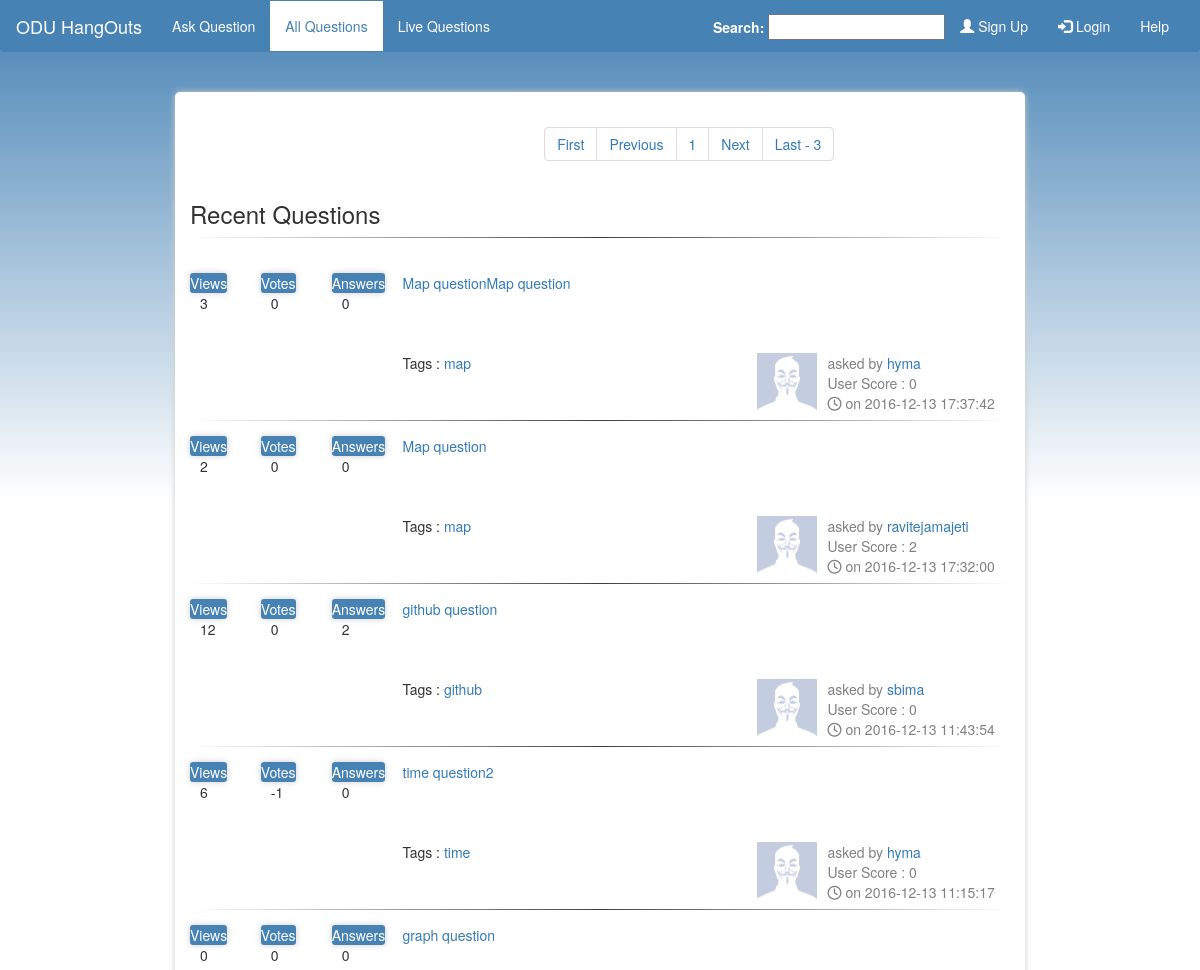
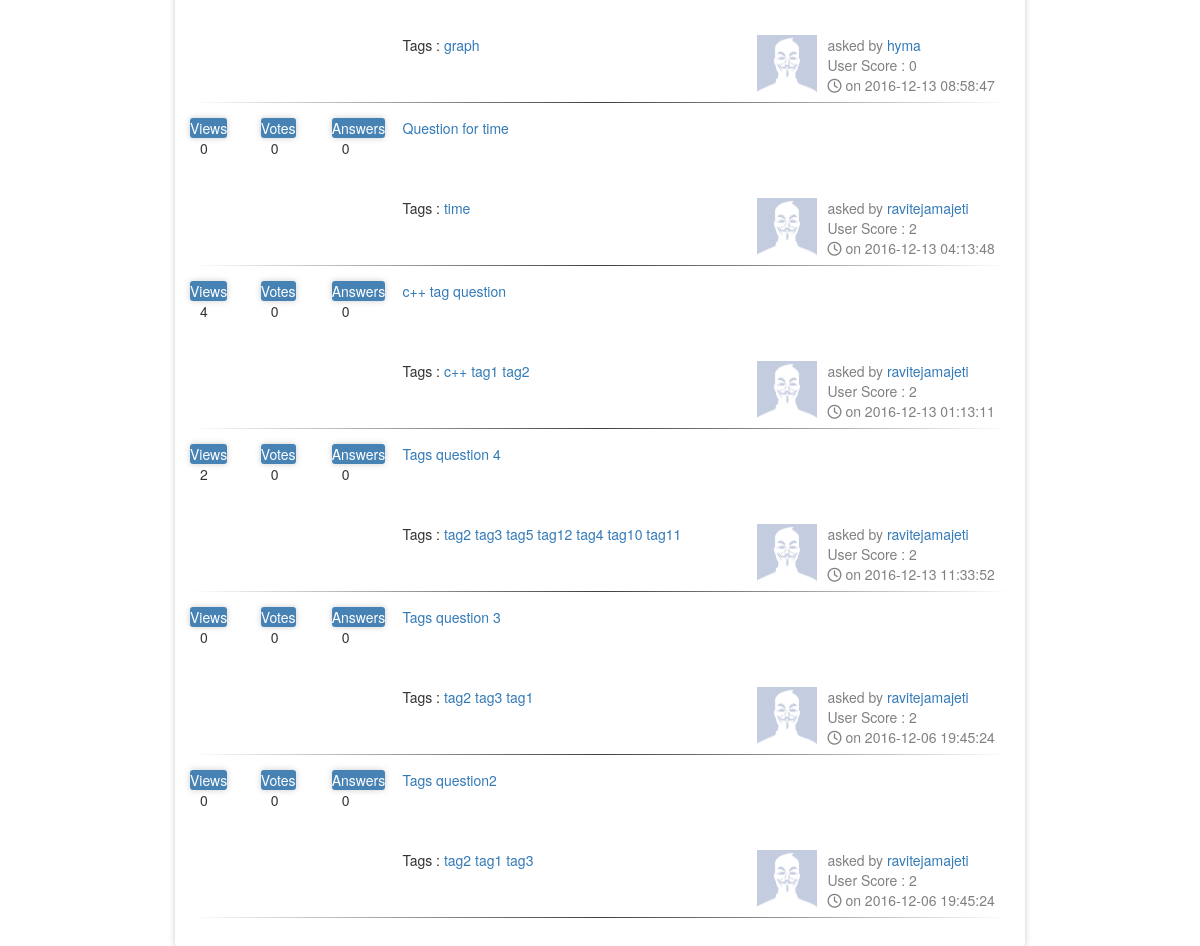
The page /allquestions.php?page=1 on the database its author committed (2 pictures, top to bottom).
### tables this page shows
CREATE TABLE `questions` (
  `qid` int(20) NOT NULL,
  `qnd_user` varchar(20) NOT NULL,
  `question_title` text NOT NULL,
  `question` longtext NOT NULL,
  `views` int(11) DEFAULT NULL,
  `q_created` timestamp NOT NULL DEFAULT CURRENT_TIMESTAMP,
  `votes` int(11) NOT NULL DEFAULT '0',
  `freeze` tinyint(1) NOT NULL DEFAULT '0',
  `tags` varchar(100) NOT NULL
);

CREATE TABLE `users` (
  `uid` int(20) NOT NULL,
  `user_name` varchar(20) NOT NULL,
  `password` varchar(100) NOT NULL,
  `role` char(1) NOT NULL DEFAULT 'e',
  `score` int(11) NOT NULL DEFAULT '0',
  `email` varchar(50) NOT NULL,
  `grav_override` int(5) NOT NULL,
  `pic_name` varchar(25) NOT NULL,
  `country` varchar(55) NOT NULL,
  `git_user` int(11) DEFAULT '0'
);

### allquestions.php (the view, shortened to what this page needs)
<html>
    <head>
        <?php include 'header.php' ?>
    </head>
    <body>
        <?php include 'config.php'; include 'db_connect.php'; include 'navbar.php'; ?>
        <div class="container">
            <?php
                $per_page = 10;
                $query = "SELECT count(*) from questions";
                $result = mysqli_query($link, $query);
                $row = mysqli_fetch_array($result);
                $pages = ceil($row[0]/$per_page);
            ?>
            <div class="row">
                <div class="col-sm-5"></div>
                <div class="col-sm-7">
                    <ul class="pagination">
                    <li><a href="?page=1">First</a></li>
                    <?php if($_GET['page'] > 1) { ?>
                      <li><a href="?page=<?php $inc_page = $_GET['page'] - 1; echo $inc_page ?>">Previous</a></li>
                        <?php } else { ?>
                      <li><a href="#">Previous</a></li>
                        <?php }?>
                      <li><a href="?page=<?php echo $_GET['page']; ?>"><?php echo $_GET['page']; ?></a></li>
                        <?php if($_GET['page'] < $pages) { ?>
                      <li><a href="?page=<?php $inc_page = $_GET['page'] + 1; echo $inc_page ?>">Next</a></li>
                        <?php } else { ?>
                      <li><a href="#">Next</a></li>
                        <?php }?>
                        <li><a href="?page=<?php echo $pages; ?>">Last - <?php echo $pages; ?></a></li>
                    </ul>
                </div>
            </div>
            <h3>Recent Questions</h3>
            <hr>
            <br>
            <?php
                if(!isset($_GET['page'])) {
                    header("location: allquestions.php?page=1");
                }
                else {
                    $page = $_GET['page'];
                }
                $start = ($page - 1) * $per_page;
                $query = "SELECT * from questions order by qid desc limit $start, $per_page";
                if($result = mysqli_query($link, $query)) {
                    while($row = mysqli_fetch_array($result)) {
                        $query1 = "SELECT * from users where user_name = '".$row['qnd_user']."'";
                        $result1 = mysqli_query($link, $query1);
                        $row1 = mysqli_fetch_array($result1);
                        if($row1['git_user'] == 0) {
                        if($row1['grav_override'] == 1) {
                            $img_src = "uploads/".$row1['pic_name'];
                        }}
                        else {
                            $img_src = 'https://github.com/'.$row1['user_name'].'.png';
                        }
                        $query_answers = "SELECT count(*) from answers where qid = '".$row['qid']."'";
                        $result_answers = mysqli_query($link, $query_answers);
                        $row_answers = mysqli_fetch_array($result_answers);
                    ?>
                        <div class='row'>
                        <div class ='col-md-1'>
                        <span style="background-color: #4682B4; color:white; text-align: center;  border-radius: 3px; box-shadow: 0 0 6px #ccc;">Views</span><br>
                        <span style="position:relative; left:10px;"> <?php echo $row['views']; ?></span>
                        </div>
                        <div class ='col-md-1'>
                        <span style="background-color: #4682B4; color:white; text-align: center;  border-radius: 3px; box-shadow: 0 0 6px #ccc;">Votes</span><br>
                        <span style="position:relative; left:10px;"> <?php echo $row['votes']; ?></span>
                        </div>
                        <div class ='col-md-1'>
                        <span style="background-color: #4682B4; color:white; text-align: center;  border-radius: 3px; box-shadow: 0 0 6px #ccc;">Answers</span><br>
                        <span style="position:relative; left:10px;"> <?php echo $row_answers[0]; ?></span>
                        </div>
                        <a href="display_question.php?qid=<?php echo $row['qid']; ?> "rel="tooltip" data-html="true" title = "" onmouseover="answer_tooltip(this.id)" class = "question_hyperlink col-md-9 red-tooltip" id = "<?php echo $row['qid']; ?>" > <?php echo htmlentities($row['question_title']); ?></a>
                        </div>
                        <br><br>
                        <div class='row'>
                            <div class='col-sm-3'></div>
                        <div class='col-sm-5'>Tags : <?php
                            $pieces = explode(" ", $row['tags']);
                            foreach($pieces as $v){ ?>
                            <a href='tags.php?tag=<?php echo $v ?>'> <?php echo $v." "; ?> </a>
                            <?php }
                        ?></div>
                        <div class='col-sm-1'><img width='60' height='60' src='<?php echo $img_src; ?>' onerror= 'this.src="./uploads/defaultIcon.png";' /> </div>
                            <div class='col-sm-3'><span class='asked_by'>asked by </span><a href='profile.php?uname=<?php echo htmlentities($row['qnd_user']) ?>'> <?php echo htmlentities($row['qnd_user']) ?> </a><br><span class='asked_by'>User Score : <?php echo $row1['score']; ?></span ><br><span class='asked_by'><i class='fa fa-clock-o' aria-hidden='true'></i> on <?php echo htmlentities($row['q_created']) ?></span></div>
                        </div>
                        <hr>
                    <?php }
                }
            ?>
        </div>
    </body>
</html>

### style.css (style rules this page uses)
body { background:url(bg.jpg),repeating-linear-gradient(steelblue,white); background-size: 6000px 10px,6000px 500px; background-repeat: no-repeat,no-repeat; }
.container { position: relative; top: 20px; border-radius: 5px; box-shadow: 0 0 6px #ccc; padding: 15px 15px 15px 15px; width: 850px; background-color: white; }
hr { margin-top: 0.5em; margin-bottom: 15px; margin-left: auto; margin-right: auto; border: 0; height: 1px; background-image: linear-gradient(to right, rgba(0, 0, 0, 0), rgba(0, 0, 0, 0.75), rgba(0, 0, 0, 0)); }
.asked_by { color: grey; }

### rows shown on the page
questions: views "3", votes "0", row_answers "0", question_title "Map questionMap question", tags "map", qnd_user "hyma", users.score "0", q_created "2016-12-13 17:37:42"
questions: views "2", votes "0", row_answers "0", question_title "Map question", tags "map", qnd_user "ravitejamajeti", users.score "2", q_created "2016-12-13 17:32:00"
questions: views "12", votes "0", row_answers "2", question_title "github question", tags "github", qnd_user "sbima", users.score "0", q_created "2016-12-13 11:43:54"
questions: views "6", votes "-1", row_answers "0", question_title "time question2", tags "time", qnd_user "hyma", users.score "0", q_created "2016-12-13 11:15:17"
questions: views "0", votes "0", row_answers "0", question_title "graph question", tags "graph", qnd_user "hyma", users.score "0", q_created "2016-12-13 08:58:47"
questions: views "0", votes "0", row_answers "0", question_title "Question for time", tags "time", qnd_user "ravitejamajeti", users.score "2", q_created "2016-12-13 04:13:48"
questions: views "4", votes "0", row_answers "0", question_title "c++ tag question", tags "c++", tags "tag1", tags "tag2", qnd_user "ravitejamajeti", users.score "2", q_created "2016-12-13 01:13:11"
questions: views "2", votes "0", row_answers "0", question_title "Tags question 4", tags "tag2", tags "tag3", tags "tag5", tags "tag12", tags "tag4", tags "tag10", tags "tag11", qnd_user "ravitejamajeti", users.score "2", q_created "2016-12-13 11:33:52"
questions: views "0", votes "0", row_answers "0", question_title "Tags question 3", tags "tag2", tags "tag3", tags "tag1", qnd_user "ravitejamajeti", users.score "2", q_created "2016-12-06 19:45:24"
questions: views "0", votes "0", row_answers "0", question_title "Tags question2", tags "tag2", tags "tag1", tags "tag3", qnd_user "ravitejamajeti", users.score "2", q_created "2016-12-06 19:45:24"

### other values the page prints
$_GET['page'] "1"
$pages "3"
